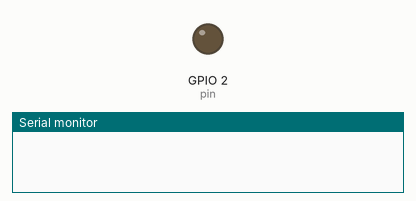
Bench run of a program on a simulated ESP32. On the bench: output pins drawn as LEDs (lit = HIGH), the last lines printed to the serial monitor. WiFi joins after 1.5 s; servers stay silent unless stated.

Above: at 0.1 s.
At 2.1 s:
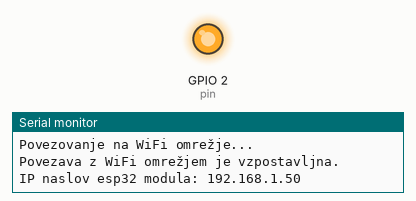
Timing chart, 0 to 3.8 s (numbered marks = the images above):
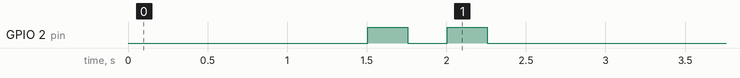

The program:

main.cpp
```cpp
#include <Arduino.h>
#include <WiFi.h>
#include <WebServer.h>

const char* ssid = "kresilnik"; // identifikator oz. ime našega WiFi usmerjevalnika
const char* password = "bled2024";

// port 80 je prednastavljeni port za posredovanje html strani
WebServer server(80); // objekt razreda WebServer (http port 80)

// tu določimo kaj sed ogodie, če uporabnik vpiše
// korenski ("root") naslov našega strežnika na esp32 modulu, npr. http://192.168.1.170
void handle_root(){
  server.send(200, "text/html; charset=UTF-8", "Andrej Š. - pozdravljen iz esp32!"); // strežnik klientu pošlje kot odziv, t.j. "response"
                                                               // String "Pozdravljen svet ...", koda 200 predstavlja
                                                               // standardni odziv na uspešno http zahtevo - OK
}

void setup() {
  // put your setup code here, to run once:
  pinMode(2, OUTPUT); // pin (nožica) št. 2 bo uporabljena kot digitalni izhod

  Serial.begin(115200); // hitrost komunikacije preko serijskega vmesnika

  WiFi.begin(ssid, password); // poženemo WiFi

  while(WiFi.status() != WL_CONNECTED){ // WifiLibrary - status CONNECTED
    delay(500);
    Serial.println("Povezovanje na WiFi omrežje...");
  }

  Serial.println("Povezava z WiFi omrežjem je vzpostavljna.");
  Serial.print("IP naslov esp32 modula: ");
  Serial.println(WiFi.localIP());

  server.on("/", handle_root); // ko vpišemo IP naslov v brskalnik in pritisnemo Enter, tedaj pokličemo funkcijo handle_root,
                               // ki vrne kratko sporočilo klientu ("Pozdravljen, ...")

  server.begin(); // zagon spletnega strežnika na modulu esp32

  // ta del kode uporabimo kot indikator, da se je program prenesel na modul, LED 2x utripne
  digitalWrite(2, HIGH); // na pin 2 zapišemo visoko vrednost (HIGH)
  delay(250); // zakasnitev v milisekundah
  digitalWrite(2, LOW); //  na pin 2 zapišemo nizko vrednost (LOW)
  delay(250); // zakasnitev v milisekundah
  digitalWrite(2, HIGH); // na pin 2 zapišemo visoko vrednost (HIGH)
  delay(250); // zakasnitev v milisekundah
  digitalWrite(2, LOW); //  na pin 2 zapišemo nizko vrednost (LOW)
  delay(250); // zakasnitev v milisekundah
}

void loop() {
  // put your main code here, to run repeatedly:
  server.handleClient(); // spremljamo prisotnost klientov in poslušamo njihove html zahteve ("request")
}
```
